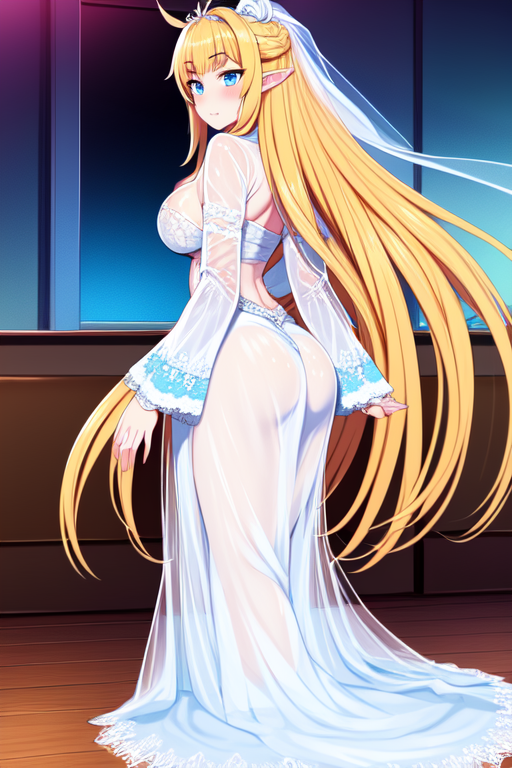
#> input picture face_wm/artifex1.png, 512 x 768 px; the run also reads 1 picture not shown here
$ python face_wm.py   (older library calls are emulated)
#> lines starting #> are read from the running program, lines starting #| are printed output that depends on the picture
from blind_watermark import WaterMark
from PIL import Image

def add_wm(origin_path, output_path, input_text="@tangjicheng"):
    bwm1 = WaterMark(password_img=1, password_wm=1)
    bwm1.read_img(origin_path)
    wm = input_text
    bwm1.read_wm(wm, mode='str')
    bwm1.embed(output_path)
    len_wm = len(bwm1.wm_bit)
    print('Put down the length of wm_bit {len_wm}'.format(len_wm=len_wm))

def read_wm(wm_path, wm_bit=95):
    bwm1 = WaterMark(password_img=1, password_wm=1)
    wm_extract = bwm1.extract(wm_path, wm_shape=wm_bit, mode='str')
    print(wm_extract)

def crop_image(input_path, output_path, width, height):
#> called with input_path = './artifex1.png', output_path = './artifex1_crop.png', width = 128, height = 128
    with Image.open(input_path) as img:
        # 裁剪坐标为左上角的(x,y)坐标和右下角的(x,y)坐标
#> img is the input picture: PIL image 512x768 RGB; mean R, G, B 146.5, 136.6, 139.4
        cropped_img = img.crop((0, 0, width, height))
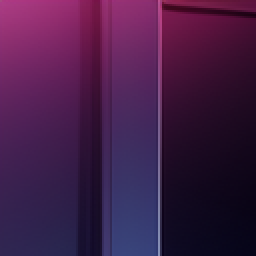
#> cropped_img: PIL image 128x128 RGB (shown 2 times larger); mean R, G, B 66, 28.2, 70.6
#> (the call stopped at in add_wm, `bwm1 = WaterMark(password_img=1, password_wm=1)`: blind_watermark is not available in this run)
#> (the call stopped at in read_wm, `bwm1 = WaterMark(password_img=1, password_wm=1)`: blind_watermark is not available in this run)
        cropped_img.save(output_path)

def resize_image(input_path, output_path, rate = 0.5):
    with Image.open(input_path) as img:
        # 获取原始图像的尺寸
        width, height = img.size
        # 计算新的尺寸
        new_width = int(width * rate)
        new_height = int(height * rate)
        # 使用ANTIALIAS方法进行缩放，这是一个高质量的缩放方法
        resized_img = img.resize((new_width, new_height), Image.LANCZOS)
        resized_img.save(output_path)

def resize_and_restore(input_path, output_path):
    with Image.open(input_path) as img:
        # 获取原始图像的尺寸
        width, height = img.size

        # 缩小到1/2
        new_width = int(width * 0.5)
        new_height = int(height * 0.5)
        img = img.resize((new_width, new_height), Image.LANCZOS)

        # 再放大到2倍，即恢复原状
        img = img.resize((width, height), Image.LANCZOS)
        img.save(output_path)

def place_on_top(background_path, small_image_path, output_path):
#> called with background_path = './artifex1.png', small_image_path = './artifex1_crop_wm.png', output_path = './artifex1_replace_wm.png'
    with Image.open(background_path) as bg_img:
        with Image.open(small_image_path) as small_img:
            # 确保小图像是128x128的大小
            if small_img.size != (128, 128):
                raise ValueError("The small image is not 128x128 in size!")

            # 将小图像粘贴到背景图像的左上角
            bg_img.paste(small_img, (0, 0))
            bg_img.save(output_path)

origin_img = "./artifex1.png"
crop_img_128 = "./artifex1_crop.png"
crop_image(origin_img, crop_img_128, 128, 128)

corp_img_128_wm = "./artifex1_crop_wm.png"
add_wm(crop_img_128, corp_img_128_wm)

print("1st read wm:")
read_wm("./artifex1_crop_wm.png")


origin_img_replace_wm = "./artifex1_replace_wm.png"

place_on_top(origin_img, corp_img_128_wm, origin_img_replace_wm)


origin_img_replace_wm_resize = "./artifex1_replace_wm_resize.png"
resize_image(origin_img_replace_wm, origin_img_replace_wm_resize, rate=0.5)
#> in resize_image, `resized_img = img.resize((new_width, new_height), Image.LANCZOS)`:
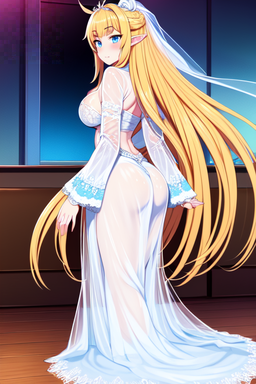
#> resized_img: PIL image 256x384 RGB; mean R, G, B 146.4, 136.6, 139.3


origin_img_replace_wm_resize_crop_64 = "./artifex1_replace_wm_resize_crop_64.png"
crop_image(origin_img_replace_wm_resize, origin_img_replace_wm_resize_crop_64, 64, 64)
#> call 2 of crop_image, with input_path = './artifex1_replace_wm_resize.png', output_path = './artifex1_replace_wm_resize_crop_64.png', width = 64, height = 64
#> in crop_image (call 2), `cropped_img = img.crop((0, 0, width, height))`:
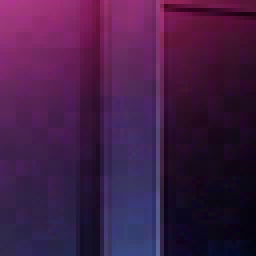
#> cropped_img: PIL image 64x64 RGB (shown 4 times larger); mean R, G, B 66, 28.3, 69.9


origin_img_replace_wm_resize_crop_64_to_128 = "./artifex1_replace_wm_resize_crop_64_to_128.png"
resize_image(origin_img_replace_wm_resize_crop_64, origin_img_replace_wm_resize_crop_64_to_128, rate=2)

print("2rd read wm:")
read_wm(origin_img_replace_wm_resize_crop_64_to_128)
#> (the call stopped at in read_wm, `bwm1 = WaterMark(password_img=1, password_wm=1)`: blind_watermark is not available in this run)
